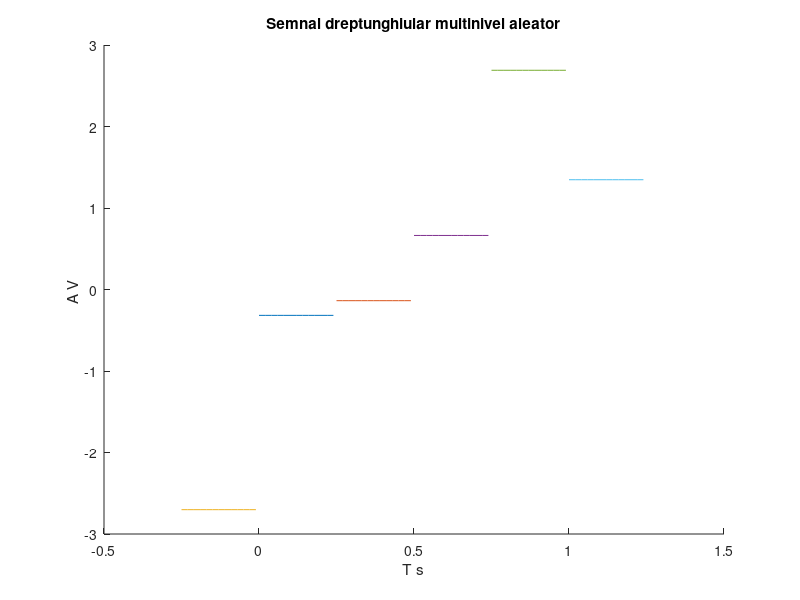

This chart was generated by the following MATLAB code:
hold on;
%folosesc aceasta intructiune pentru a pastra graficul curent atunci cand
%adaug alt grafic
%temporara de 20ms
r1=rand(1); %genereaza cate un numar aleator cu distributie uniforma
r2=rand(1);
r3=rand(1);
r4=rand(1);
r5=rand(1); 
r6=rand(1);
r7=rand(1);
r8=rand(1);
t1=0:.02:0.25;
t2=0.25:.02:0.5;
x0=-5*r1*square(2*pi*4*t1,100);
x1=-3*r2*square(2*pi*4*t1,100);
x2=-1*r3*square(2*pi*4*t2,100);
x3=r4*square(2*pi*4*t1,100);
x4=3*r5*square(2*pi*4*t1,100);
x5=5*r6*square(2*pi*4*t1,100);
plot(t1,x1);
plot(t2,x2);
plot(-0.25+t1,x0);
plot(0.25+t2,x3);
plot(0.5+t2,x4);
plot(0.75+t2,x5);

xlabel('T s')
ylabel('A V ')
title('Semnal dreptunghiular multinivel aleator')
